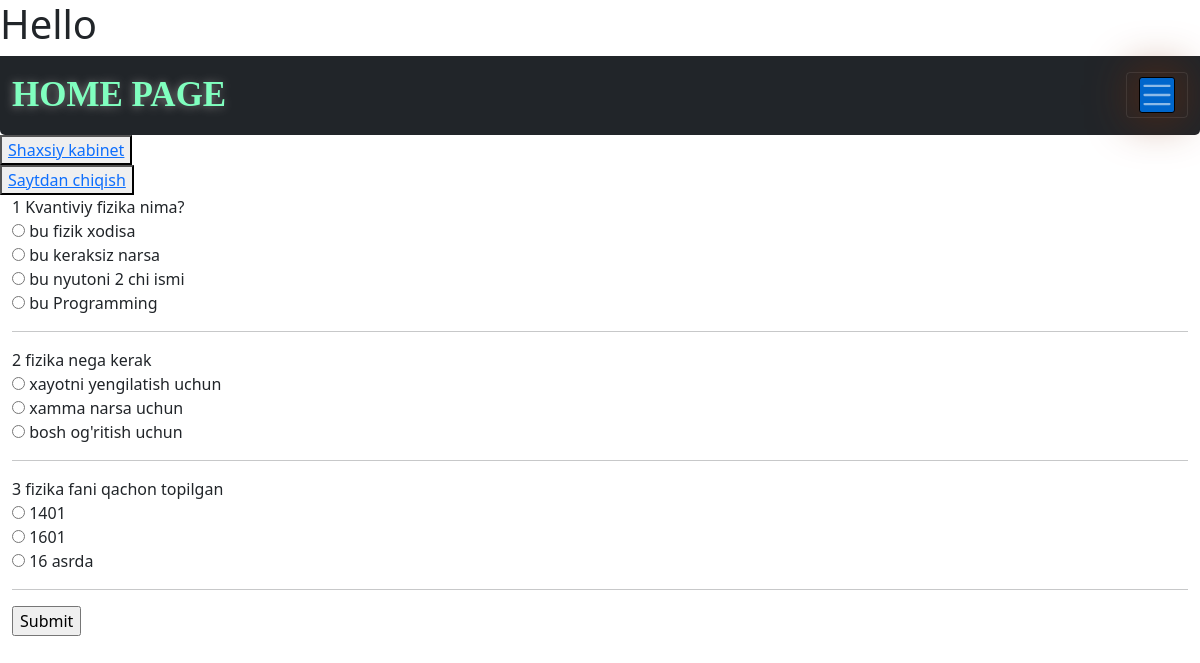
The app's page /question/1/ (signed in) with its own data.
### polls/models.py (models this page shows, shortened)
class Question(models.Model):
    savol = models.CharField(max_length=500, verbose_name="savollar")
    category = models.ForeignKey(Category, on_delete=models.CASCADE)

class Choice(models.Model):
    javob = models.CharField(max_length=500, verbose_name="javobllar")
    question = models.ForeignKey(Question, on_delete=models.CASCADE)
    correct = models.BooleanField()

### polls/views.py (the view)
# urls.py: path('question/<int:category>/', views.category, name="question"),
@login_required
def category(request, category):
   questions = Question.objects.filter(category=category)
   return render(request, 'polls/question.html', {'questions': questions})

### polls/templates/polls/question.html (shortened to what this page needs)
<!DOCTYPE html>
<html lang="en">
<head>
</head>
<body>
<h1>Hello</h1>
{% extends './home.html' %}
{% block content %}
<div class="container-fluid">
    <form action="{% url 'polls:check' %}">
        {% for question in questions %}
        {{ forloop.counter }} {{ question.savol }}
        <br>
    <fieldset id="{{ question.id }}">
        {% for choice in question.choice_set.all %}
        <input type="radio" id="html" name="{{ question.id }}" value="{{ choice.id }}" ( required )>
        <label for="html">{{ choice.javob }}</label><br>
        {% endfor %}
    </fieldset>
        <hr>
        {% endfor %}
        <input type="submit" value="Submit">
    </form>
</div>
{% endblock content %}

### polls/templates/polls/home.html (shortened to what this page needs)
<!DOCTYPE html>
<html lang="en">
<head>
      <link href="https://cdn.jsdelivr.net/npm/bootstrap@5.0.2/dist/css/bootstrap.min.css" rel="stylesheet">
    <link href="https://cdn.jsdelivr.net/npm/bootstrap@5.0.2/dist/css/bootstrap.min.css" rel="stylesheet">
</head>
<body>
{% block navbar %}
<nav class="navbar navbar-dark bg-dark " style="border-bottom-right-radius: 5px; border-bottom-left-radius: 5px; background-image: url(iy.jpg);">
  <div class="container-fluid">
    <a class="navbar-brand" href="{% url 'polls:home' %}" style="font-weight: bold; font-size: 35px; font-family: Century Gothic; color: #80ffbf; text-shadow:-1px 1px 10px gray;">
      HOME PAGE
    </a>
    <button class="navbar-toggler" type="button" data-bs-toggle="collapse" data-bs-target="#navbarSupportedContent" aria-controls="navbarSupportedContent" aria-expanded="false" aria-label="Toggle navigation">
      <span class="navbar-toggler-icon" style="border-radius: 3px;background-color: #0066cc; font-size: 24px; border: groove black 1px; box-shadow:0px 0px 50px #802b00; "></span>
    </button>
  </div>
</nav>
{% endblock %}
<button><a href="{% url 'polls:account' %}">Shaxsiy kabinet </a></button>
<br>
<button><a href="{% url 'logout' %}">Saytdan chiqish</a></button>
{% block content %}{% endblock %}
</body>
</html>

### records on screen
Question: savol "Kvantiviy fizika nima?"
Choice: javob "bu fizik xodisa"
Choice: javob "bu keraksiz narsa"
Choice: javob "bu nyutoni 2 chi ismi"
Choice: javob "bu Programming"
Question: savol "fizika nega kerak"
Choice: javob "xayotni yengilatish uchun"
Choice: javob "xamma narsa uchun"
Choice: javob "bosh og'ritish uchun"
Question: savol "fizika fani qachon topilgan"
Choice: javob "1401"
Choice: javob "1601"
Choice: javob "16 asrda"
